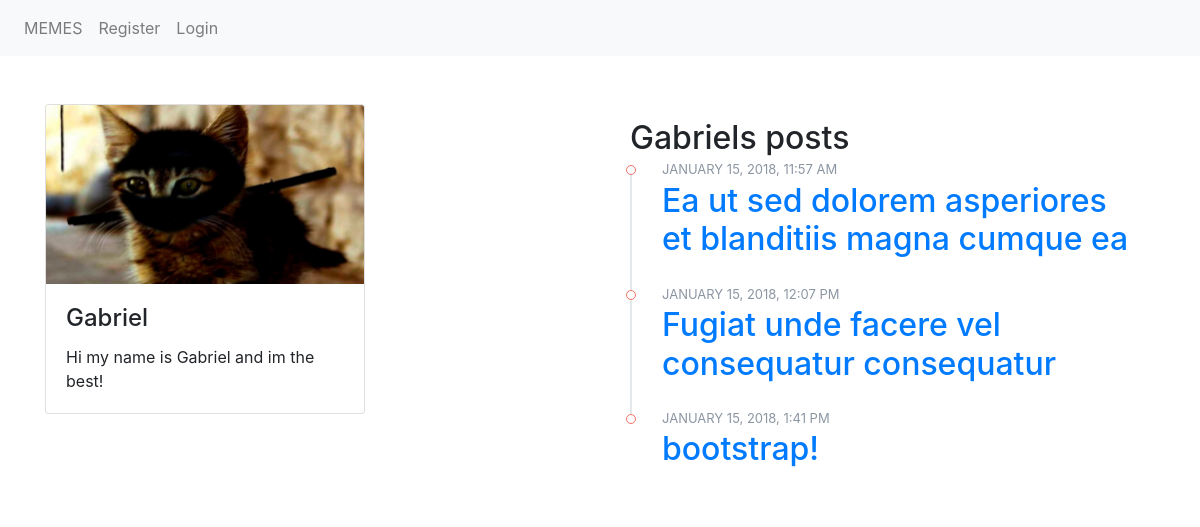
Page /viewProfile.php?id=18 on the earlier database version.
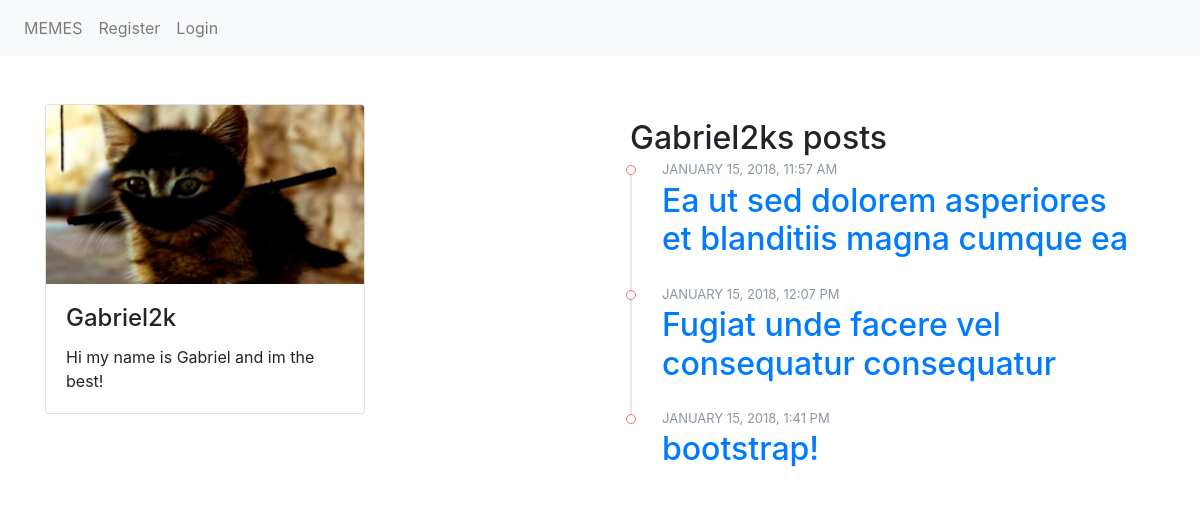
Same page on the later database version.
### tables this page shows
CREATE TABLE "USERS" (
	`ID`	INTEGER NOT NULL PRIMARY KEY AUTOINCREMENT,
	`USERNAME`	TEXT NOT NULL,
	`MAIL`	TEXT NOT NULL,
	`PASSWORD`	TEXT NOT NULL,
	`BIO`	TEXT,
	`IMAGE`	TEXT
);

### app/functions.php (called while the page is built, shortened)
<?php
function userPosts($pdo, $id){
  $statement = $pdo->query("SELECT * FROM POSTS WHERE user_id = '$id'");
  $myPosts2 = $statement->fetchAll(PDO::FETCH_ASSOC);
  return $myPosts2;
}
function userProfile($pdo, $id){
  $statement = $pdo->query("SELECT * FROM USERS WHERE ID = '$id'");
  $userProfile = $statement->fetch(PDO::FETCH_ASSOC);
  return $userProfile;
}

### viewProfile.php (the view)
<?php
require __DIR__.'/views/header.php';
$id = $_GET['id'];
$userProfile = userProfile($pdo, $id);
$myPosts2 = userPosts($pdo, $id);
?>
<div class="row">
  <div class="col-md-6">
    <div class="card" style="width: 20rem;">
      <?php if (!$userProfile['IMAGE']) {
        ?> <img class="card-img-top" src="https://s3.amazonaws.com/wll-community-production/images/no-avatar.png" alt=""> <?php
        } else {
        ?> <img class="card-img-top" src=" <?php echo "images/".$userProfile['IMAGE']; ?>">
        <?php }  ?>
  <div class="card-body">
    <h4 class="card-title"><?php echo $userProfile['USERNAME'] ?></h4>
    <p class="card-text"><?php echo $userProfile['BIO'];
    if (!$userProfile['BIO']) {
        echo $userProfile['USERNAME']." hasn't written a bio yet.";
    } ?></p>
  </div>
</div>
</div>
<div class="col-md-6">
  <div class="activity-feed">
    <h2><?php echo $userProfile['USERNAME'] ?>s posts</h2>
    <?php foreach ($myPosts2 as $key => $value) { ?>
  <div class="feed-item">
    <div class="date"> <?php echo $value['post_date'] ?></div>
      <div class="text"><a href="comments.php?id=<?php echo $value['post_id'] ?>"> <h2><?php echo $value['title'];?></a></div>
      </div>
    <?php } ?>
    </div>
  </div>
</div>
<?php
require __DIR__.'/views/footer.php'; ?>

Differences in the rows shown:
changed users "Hi my name is Gabriel and im the best!": USERNAME "Gabriel" → "Gabriel2k"
